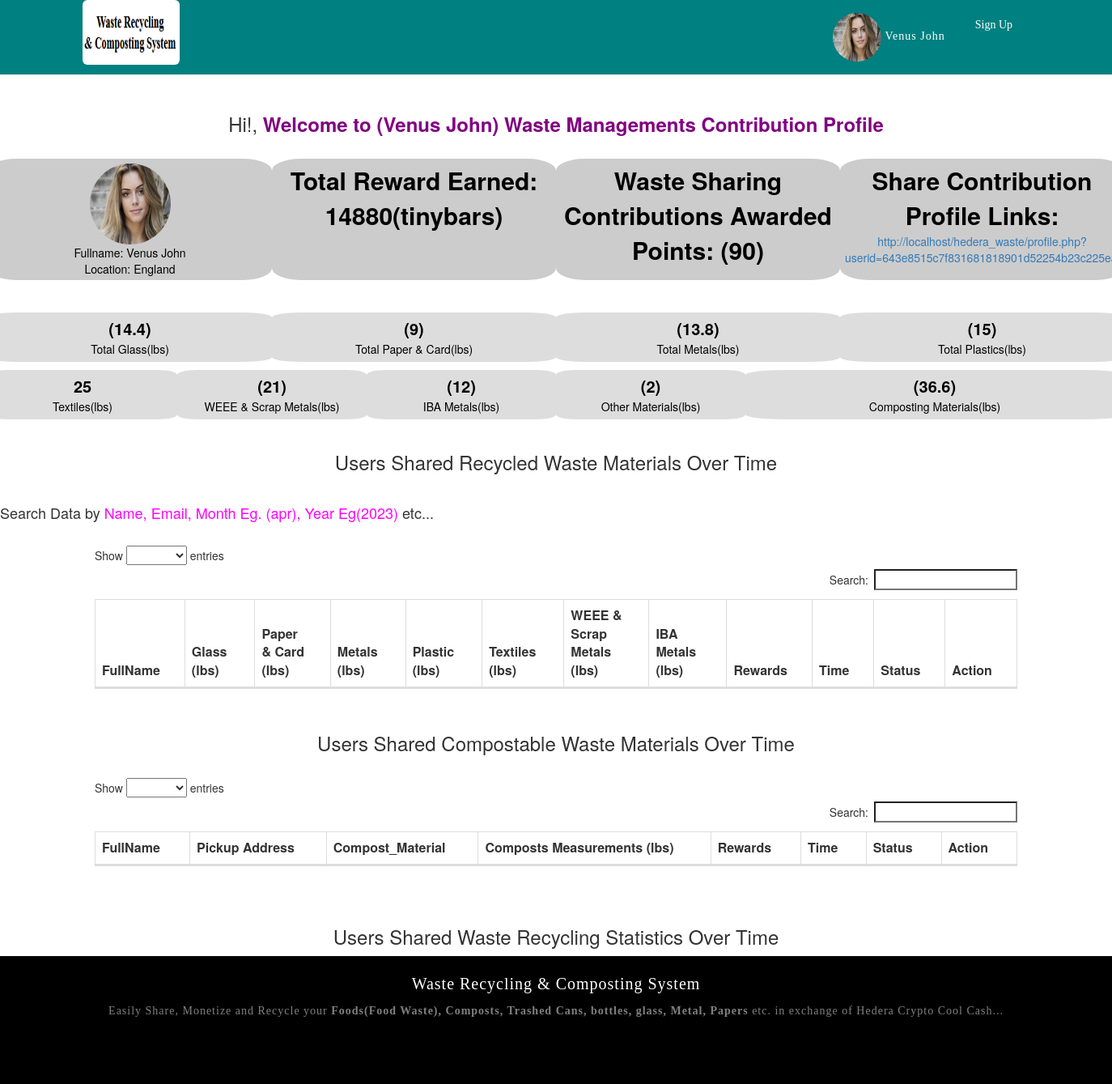
/profile.php?userid=643e8515c7f831681818901d52254b23c225eacf0fe16fd420cfedc (signed in), run on the app's committed database.
### tables this page shows
CREATE TABLE `users_recycling` (
  `id` int(11) NOT NULL AUTO_INCREMENT,
  `userid` varchar(300) DEFAULT NULL,
  `fullname` varchar(200) DEFAULT NULL,
  `photo` varchar(300) DEFAULT NULL,
  `email` varchar(300) DEFAULT NULL,
  `city` varchar(50) DEFAULT NULL,
  `glass` varchar(130) DEFAULT NULL,
  `paper_card` varchar(130) DEFAULT NULL,
  `metals` varchar(130) DEFAULT NULL,
  `plastic` varchar(130) DEFAULT NULL,
  `textiles` varchar(130) DEFAULT NULL,
  `weee_metals` varchar(130) DEFAULT NULL,
  `iba_metals` varchar(130) DEFAULT NULL,
  `other` varchar(130) DEFAULT NULL,
  `compost_material` varchar(100) DEFAULT NULL,
  `points` varchar(100) DEFAULT NULL,
  `total_rewards` varchar(100) DEFAULT NULL,
  `hedera_account` varchar(300) DEFAULT NULL,
  PRIMARY KEY (`id`)
);

### settings.php (called while the page is built, shortened)
<?php
$site_url=  "http://localhost/hedera_waste";
?>

### header_title.php (called while the page is built, shortened)
<?php
$header_tit=  "Waste Recycling & Composting System";
?>

### profile.php (the view, shortened to what this page needs)
<?php
include('settings.php');
$uid = strip_tags($_GET['userid']);
$userid_sess =  htmlentities(htmlentities($uid, ENT_QUOTES, "UTF-8"));
include('data6rst.php');
$resv = $db->prepare('SELECT * FROM users_recycling where userid=:userid');
$resv->execute(array(':userid' =>$userid_sess));
$rowv = $resv->fetch(PDO::FETCH_ASSOC);
$pic = $rowv['photo'];
$c_material = $rowv['compost_material'];
$award_points = $rowv['points'];
$fname = $rowv['fullname'];
$loc = $rowv['city'];
$total_rewards = $rowv['total_rewards'];
?>
<!DOCTYPE html>
<html lang="en">
<head>
 <title><?php include('header_title.php'); echo $header_tit; ?> - Welcome <?php echo $fullname_sess; ?> </title>
  <link rel="stylesheet" href="bootstrap.min.css">
  <link rel="stylesheet" href="dataTables.bootstrap.min.css" />
<link rel="stylesheet" href="https://cdnjs.cloudflare.com/ajax/libs/font-awesome/4.7.0/css/font-awesome.min.css">
    </head>
    <body>
</head>
<body>
    <div class="left-column-all left_shifting">
<div class="text-center">
<nav class="navbar navbar-fixed-top">
  <div class="container">
    <div class="navbar-header">
<li class="navbar-brand home_click imagelogo_li_remove" ><img class="img-rounded imagelogo_data" src="logo1.png"></li>
    </div>
    <div class="collapse navbar-collapse" id="navgator">
      <ul class="nav navbar-nav navbar-right">
<li class="navgate"><img style="max-height:60px;max-width:60px;" class="img-circle" width="60px" height="60px" src="uploads/<?php echo $pic; ?>" width="80px" height="80px">
<span class="dropdown">
  <a href="profile_base.php" style="color:white;font-size:14px;cursor:pointer;" title='View Profile' class="btn1 btn-default1 ">
<?php echo $fname; ?></a>
</span>
</li>
 <li class="navgate_no"><a href="index.php" title='Sign Up'  style="color:white;font-size:14px;">
<button class="category_post1">Sign Up</button></a></li>
      </ul>
    </div>
  </div>
</nav>
    </div><br /><br />
<div class='rowx'>
<br><br><br>
<center><h3>Hi!,
<b style='color:purple'>  Welcome to (<?php echo $fname; ?>) Waste Managements Contribution Profile</b></h3></center><br>
<div class='row'>
<div class='col-sm-3 xcx1'>
<img style="max-height:100px;max-width:100px;" class="img-circle" width="100px" height="100px" src="uploads/<?php echo $pic; ?>" width="80px" height="80px">
<br>
Fullname: <?php echo $fname ?> </b><br>
Location: <?php echo $loc ?> </b><br>
</div>
<div class='col-sm-3 xcx1'>
<b style='font-size:30px'>
Total Reward Earned: <?php echo $total_rewards ?>(tinybars) </b><br>
</div>
<div class='col-sm-3 xcx1'>
<b style='font-size:30px'>
Waste Sharing Contributions Awarded Points: (<?php echo $award_points ?>) </b><br>
</div>
<div class='col-sm-3 xcx1'>
<b style='font-size:30px'>Share Contribution Profile Links:</b><br> <a target='_blank' href='profile.php?userid=<?php echo $userid_sess; ?>' title='Share Contribution Profile Links' class='''>
<?php echo $site_url; ?>/profile.php?userid=<?php echo $userid_sess; ?></a>
</div>
</div>
<br><br>
<div class='col-sm-12x'>
<?php
$res = $db->prepare('SELECT * FROM users_recycling where userid=:userid');
$res->execute(array(':userid' =>$userid_sess));
$row = $res->fetch(PDO::FETCH_ASSOC);
$glass = $row['glass'];
$paper_card = $row['paper_card'];
$metals = $row['metals'];
$plastic = $row['plastic'];
$textiles = $row['textiles'];
$weee_metals = $row['weee_metals'];
$iba_metals = $row['iba_metals'];
$other = $row['other'];
?>
<div class='row'>
<div class='col-sm-3 xcx'>
<b style='font-size:20px'>
(<?php echo $glass; ?>) </b><br>
Total Glass(lbs)
</div>
<div class='col-sm-3 xcx'>
<b style='font-size:20px'>
(<?php echo $paper_card ?>) </b><br>
Total Paper & Card(lbs)
</div>
<div class='col-sm-3 xcx'>
<b style='font-size:20px'>
(<?php echo $metals; ?>) </b><br>
Total Metals(lbs)
</div>
<div class='col-sm-3 xcx'>
<b style='font-size:20px'>
(<?php echo $plastic; ?>) </b><br>
Total Plastics(lbs)
</div>
</div><p></p>
<div class='row'>
<div class='col-sm-2 xcx'>
<b style='font-size:20px'>
<?php echo $textiles; ?></b><br>
Textiles(lbs)
</div>
<div class='col-sm-2 xcx'>
<b style='font-size:20px'>
(<?php echo $weee_metals; ?>) </b><br>
WEEE & Scrap Metals(lbs)
</div>
<div class='col-sm-2 xcx'>
<b style='font-size:20px'>
(<?php echo $iba_metals; ?>) </b><br>
IBA Metals(lbs)
</div>
<div class='col-sm-2 xcx'>
<b style='font-size:20px'>
(<?php echo $other; ?>) </b><br>
Other Materials(lbs)
</div>
<div class='col-sm-4 xcx'>
<b style='font-size:20px'>
(<?php echo $c_material; ?>) </b><br>
Composting Materials(lbs)
</div>
</div><br>
<center><h3>Users Shared Recycled Waste Materials Over Time</h3></center><br>
<h4>Search Data by <span style='color:fuchsia'> Name, Email, Month Eg. (apr), Year Eg(2023)</span> etc...</h4><br>
<div class="container">
<div class="row">
<div class="col-sm-12 table-responsive">
<table id="backup_content" class="table table-bordered table-striped">
<thead><tr>
<th>FullName</th>
<th>Glass (lbs)</th>
<th>Paper & Card (lbs)</th>
<th>Metals (lbs)</th>
<th>Plastic (lbs)</th>
<th>Textiles (lbs)</th>
<th>WEEE & Scrap Metals (lbs)</th>
<th>IBA Metals (lbs)</th>
<th>Rewards</th>
<th>Time</th>
<th>Status</th>
<th>Action</th>
</tr></thead>
</table>
</div>
</div>
</div>
<br>
<center><h3>Users Shared Compostable Waste Materials Over Time</h3></center><br>
<div class="container">
<div class="row">
<div class="col-sm-12 table-responsive">
<table id="backup_contentx" class="table table-bordered table-striped">
<thead><tr>
<th>FullName</th>
<th>Pickup Address</th>
<th>Compost_Material</th>
<th>Composts Measurements (lbs)</th>
<th>Rewards</th>
<th>Time</th>
<th>Status</th>
<th>Action</th>
</tr></thead>
</table>
</div>
</div>
</div>
</div>
</div>
<br><br>
<h3><center>Users Shared Waste Recycling Statistics Over Time</center></h3>
    </div>
<footer class=" navbar_footer text-center footer_bgcolor">
<div class="row">
        <div class="col-sm-12">
<p class="footer_text1"><?php echo $header_tit; ?></p>
<p class="footer_text2"><?php include('footer_title.php'); echo $footer_tit1; ?></p>
<br>
        </div>
        </div>
<br/>
</footer>
</body>
</html>

### profile.php (style rules this page uses)
.imagelogo_li_remove { list-style-type: none; margin: 0; padding: 0; }
.imagelogo_data { width:120px; height:80px; }
.navbar { letter-spacing: 1px; font-size: 14px; border-radius: 0; margin-bottom: 0; background-color:#008080; z-index: 9999; border: 0; font-family: comic sans ms; //color:white; }
.navgate { padding:16px;color:white; }
.navbar-header { height:60px; }
.navbar_footer { letter-spacing: 1px; font-size: 14px; border-radius: 0; margin-bottom: 0; //background-color:fuchsia; color:white; padding:20px; border: 0; font-family: comic sans ms; }
.footer_bgcolor { background: black; }
.footer_text1 { color:white; font-size:20px; border:none; cursor:pointer; }
.footer_text2 { color:grey; font-size:14px; border:none; cursor:pointer; }
.category_post1 { background-color: #008080; padding: 6px; color:white; font-size:14px; border-radius: 15%; border: none; cursor: pointer; text-align: center; z-index: -999; }
.xcx { background-color: #ddd; padding: 6px; color:black; font-size:14px; border-radius: 10%; border: none; cursor: pointer; text-align: center; }
.xcx1 { background-color: #ccc; padding: 6px; color:black; font-size:14px; border-radius: 10%; border: none; //cursor: pointer; text-align: center; height: 150px; }

### data on the page
users_recycling: photo (picture), fullname "Venus John", city "England", total_rewards "14880", points "90", glass "14.4", paper_card "9", metals "13.8", plastic "15", textiles "25", weee_metals "21", iba_metals "12", other "2", compost_material "36.6"

### other printed values
$site_url "http://localhost/hedera_waste"
$header_tit "Waste Recycling & Composting System"
